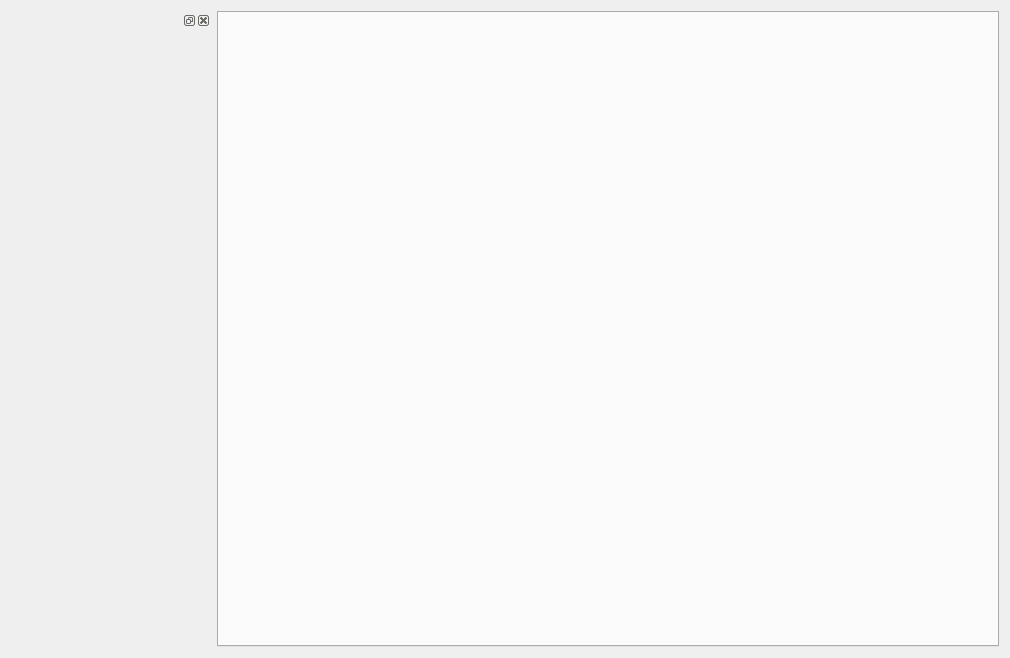
<?xml version="1.0" encoding="UTF-8"?>
<ui version="4.0">
 <class>RootLogfileDisplay</class>
 <widget class="QWidget" name="RootLogfileDisplay">
  <property name="geometry">
   <rect>
    <x>0</x>
    <y>0</y>
    <width>1010</width>
    <height>658</height>
   </rect>
  </property>
  <property name="sizePolicy">
   <sizepolicy hsizetype="Expanding" vsizetype="Expanding">
    <horstretch>0</horstretch>
    <verstretch>0</verstretch>
   </sizepolicy>
  </property>
  <property name="windowTitle">
   <string>Form</string>
  </property>
  <layout class="QHBoxLayout" name="horizontalLayout">
   <item>
    <widget class="QDockWidget" name="bookmarks">
     <property name="sizePolicy">
      <sizepolicy hsizetype="Fixed" vsizetype="Preferred">
       <horstretch>0</horstretch>
       <verstretch>0</verstretch>
      </sizepolicy>
     </property>
     <property name="minimumSize">
      <size>
       <width>200</width>
       <height>38</height>
      </size>
     </property>
     <widget class="BookmarksList" name="bookmarksList">
      <property name="sizePolicy">
       <sizepolicy hsizetype="Expanding" vsizetype="Expanding">
        <horstretch>0</horstretch>
        <verstretch>0</verstretch>
       </sizepolicy>
      </property>
     </widget>
    </widget>
   </item>
   <item>
    <widget class="QTabWidget" name="tabs"/>
   </item>
  </layout>
 </widget>
 <customwidgets>
  <customwidget>
   <class>BookmarksList</class>
   <extends>QWidget</extends>
   <header>bookmarkslist.h</header>
   <container>1</container>
  </customwidget>
 </customwidgets>
 <resources/>
 <connections/>
</ui>
